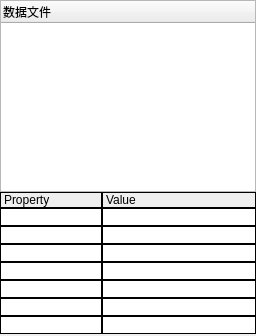
     <widget class="QWidget" name="widget_6" native="true">
      <property name="styleSheet">
       <string notr="true"/>
      </property>
      <layout class="QVBoxLayout" name="verticalLayout_11" stretch="8,3">
       <property name="spacing">
        <number>0</number>
       </property>
       <property name="leftMargin">
        <number>0</number>
       </property>
       <property name="topMargin">
        <number>0</number>
       </property>
       <property name="rightMargin">
        <number>0</number>
       </property>
       <property name="bottomMargin">
        <number>2</number>
       </property>
       <item>
        <widget class="QTreeWidget" name="treeWidget_2">
         <property name="styleSheet">
          <string notr="true"/>
         </property>
         <column>
          <property name="text">
           <string>数据文件</string>
          </property>
         </column>
        </widget>
       </item>
       <item>
        <widget class="QWidget" name="widget_7" native="true">
         <property name="styleSheet">
          <string notr="true">border:1px solid;</string>
         </property>
         <layout class="QGridLayout" name="gridLayout_6" columnstretch="2,3">
          <property name="leftMargin">
           <number>0</number>
          </property>
          <property name="topMargin">
           <number>0</number>
          </property>
          <property name="rightMargin">
           <number>0</number>
          </property>
          <property name="bottomMargin">
           <number>0</number>
          </property>
          <property name="spacing">
           <number>0</number>
          </property>
          <item row="7" column="0">
           <widget class="QLineEdit" name="lineEdit11"/>
          </item>
          <item row="3" column="0">
           <widget class="QLineEdit" name="lineEdit3"/>
          </item>
          <item row="5" column="0">
           <widget class="QLineEdit" name="lineEdit7"/>
          </item>
          <item row="0" column="0">
           <widget class="QLabel" name="label_7">
            <property name="text">
             <string>Property</string>
            </property>
           </widget>
          </item>
          <item row="6" column="0">
           <widget class="QLineEdit" name="lineEdit9"/>
          </item>
          <item row="4" column="1">
           <widget class="QLineEdit" name="lineEdit6"/>
          </item>
          <item row="6" column="1">
           <widget class="QLineEdit" name="lineEdit10"/>
          </item>
          <item row="0" column="1">
           <widget class="QLabel" name="label_8">
            <property name="text">
             <string>Value</string>
            </property>
           </widget>
          </item>
          <item row="8" column="1">
           <widget class="QLineEdit" name="lineEdit14"/>
          </item>
          <item row="7" column="1">
           <widget class="QLineEdit" name="lineEdit12"/>
          </item>
          <item row="3" column="1">
           <widget class="QLineEdit" name="lineEdit4"/>
          </item>
          <item row="5" column="1">
           <widget class="QLineEdit" name="lineEdit8"/>
          </item>
          <item row="2" column="1">
           <widget class="QLineEdit" name="lineEdit2"/>
          </item>
          <item row="2" column="0">
           <widget class="QLineEdit" name="lineEdit1"/>
          </item>
          <item row="4" column="0">
           <widget class="QLineEdit" name="lineEdit5"/>
          </item>
          <item row="8" column="0">
           <widget class="QLineEdit" name="lineEdit13"/>
          </item>
         </layout>
        </widget>
       </item>
      </layout>
     </widget>
